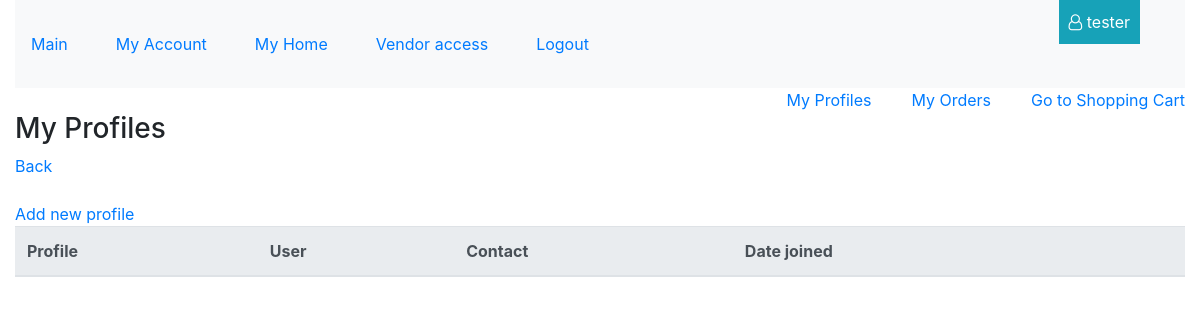
Page /my_profiles (signed in) on the earlier database version.
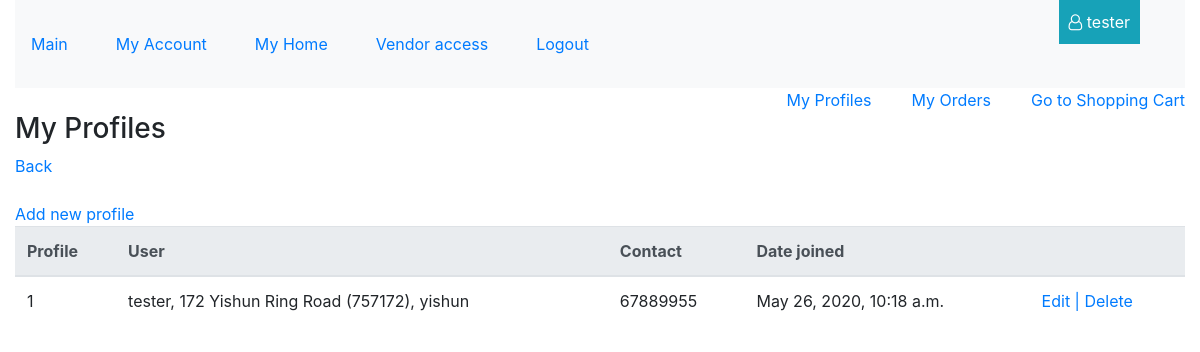
Same page on the later database version.
### buyer/models.py (models this page shows)
class Buyer(models.Model):
    town = models.CharField(max_length=100, null=True, blank=False)
    postal_code = models.PositiveIntegerField(null=False, blank=False)
    block = models.PositiveSmallIntegerField( null=False, blank=False)
    street = models.CharField(max_length=254, null=False, blank=False)
    date_joined = models.DateTimeField(auto_now_add=True)
    contact = models.PositiveIntegerField(validators=[MinValueValidator(10000000), MaxValueValidator(99999999)], null=False, blank=False)
    user = models.ForeignKey(User, null=True, on_delete=models.SET_NULL)
    def __str__(self):
        return '%s, %s %s (%s), %s' % (self.user.username, self.block, self.street, self.postal_code, self.town)

### buyer/views.py (the view)
# urls.py: path('my_profiles', buyer.views.show_buyer_profiles, name="show_buyer_profiles_route"),
@login_required
def show_buyer_profiles(request):
    buyer_profiles = Buyer.objects.all().filter(user=request.user)
    return render(request, "buyer/buyer_profiles.html", {
        "objects": buyer_profiles
    })

### buyer/templates/buyer/buyer_profiles.html (shortened to what this page needs)
{% extends 'base_template.html' %}
{%block content%}
<div class="right-nav-parent">
    <nav class="right-nav" style="display:flex;">
        <ul>
            <li> <a href="{% url 'show_buyer_profiles_route' %}"> My Profiles </a> </li>
        </ul>
        <ul>
            <li> <a href="{% url 'view_order_history_route' %}"> My Orders </a> </li>
        </ul>
        <ul>
            <li> <a href="{% url 'view_cart_route' %}" target="_blank"> Go to Shopping Cart </a> </li>
        </ul>
    </nav>
</div>
<br>
<h3> My Profiles </h3>
<a href="{% url 'index_route' %}"> Back </a>
<br><br>
<div> <a href="{% url 'create_buyer_profile_route'  %}"> Add new profile </a> </div>
<table class="table table-hover table-responsive-lg">
    <thead class="thead-light">
        <th> Profile </th>
        <th> User </th>
        <th> Contact </th>
        <th> Date joined </th>
        <th> &nbsp; </th>
    </thead>
    {%for i in objects%}
    <tr>
        <td> {{forloop.counter}} </td>
        <td> {{i}} </td>
        <td> {{i.contact}} </td>
        <td> {{i.date_joined}} </td>
        <td> <a href="{% url 'edit_buyer_profile_route' buyer_id=i.id %}">Edit |</a>
            <a href="{% url 'delete_buyer_profile_route' buyer_id=i.id %}"> Delete </a>
        </td>
    </tr>
    {%endfor%}
</table>
{%endblock%}

Differences in the rows shown:
added Buyer: user+block+street "tester, 172 Yishun Ring Road (757172), yishun", contact "67889955", date_joined "May 26, 2020, 10:18 a.m."
